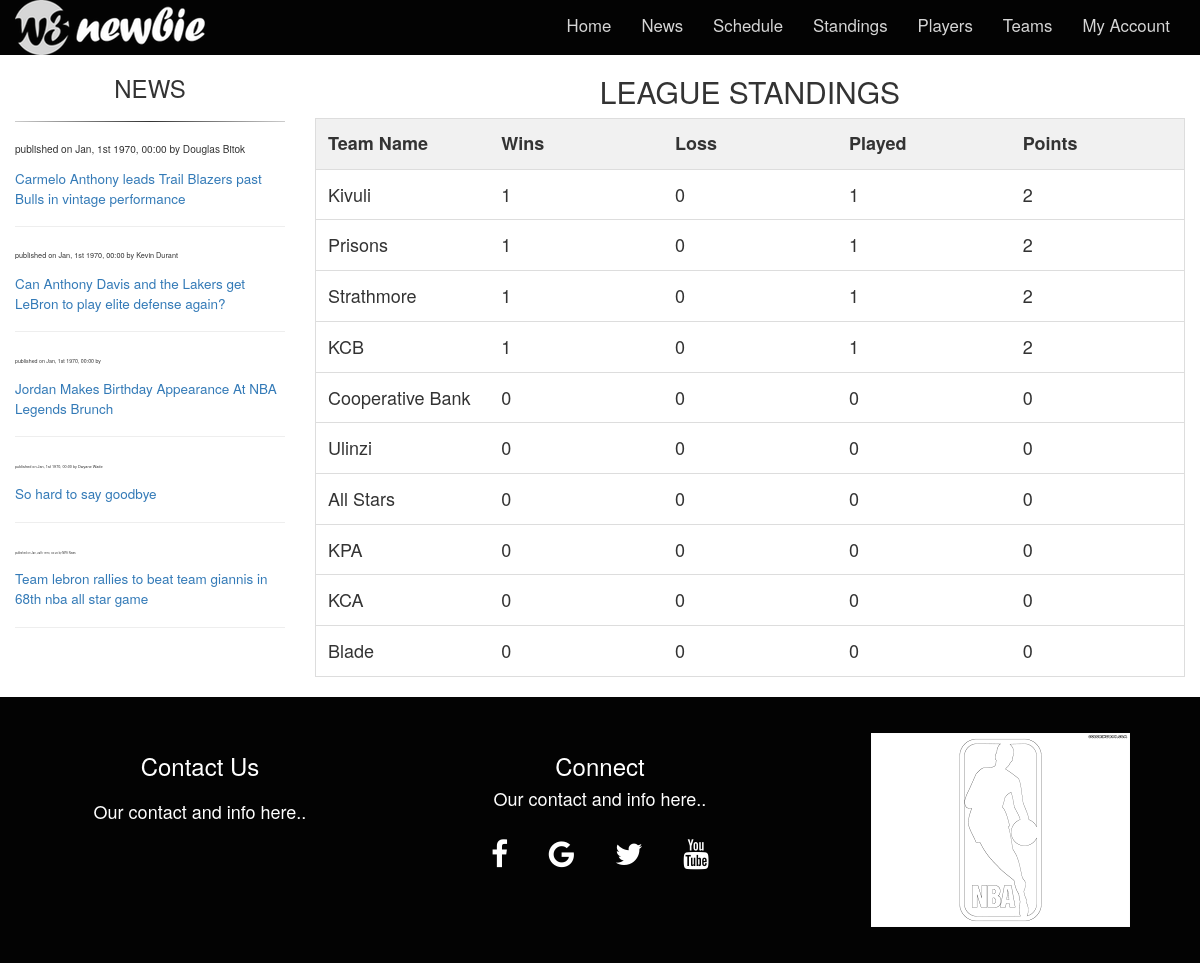
Page /standings.php on the committed database.
### tables this page shows
CREATE TABLE `info_news` (
  `news_id` int(11) NOT NULL,
  `news_title` varchar(255) NOT NULL,
  `news_short_description` text NOT NULL,
  `news_full_content` text NOT NULL,
  `news_author` varchar(120) NOT NULL,
  `news_published_on` int(46) NOT NULL
);

CREATE TABLE `standings` (
  `standingId` int(11) NOT NULL,
  `teamId` int(11) NOT NULL,
  `win` int(11) NOT NULL,
  `loss` int(11) NOT NULL,
  `played` int(11) NOT NULL,
  `points` int(11) NOT NULL
);

CREATE TABLE `teams` (
  `teamId` int(11) NOT NULL,
  `teamName` varchar(30) NOT NULL,
  `playerId` int(11) NOT NULL,
  `coachId` int(11) NOT NULL,
  `cityId` int(11) NOT NULL
);

### functions.php (called while the page is built, shortened)
<?php
   function fetchNews( $conn )
   {
       $request = $conn->prepare(" SELECT news_id, news_title, news_short_description, news_author, news_published_on FROM info_news ORDER BY `info_news`.`news_id` DESC ");
       return $request->execute() ? $request->fetchAll() : false;
   }

### standings.php (the view, shortened to what this page needs)
<?php
    require_once "connection.php";
?>
<!DOCTYPE html>
<html>
<head>
  <link rel="stylesheet" href="https://maxcdn.bootstrapcdn.com/bootstrap/3.3.7/css/bootstrap.min.css">
  <link rel="stylesheet" href="https://cdnjs.cloudflare.com/ajax/libs/font-awesome/4.7.0/css/font-awesome.min.css">
  <link rel="stylesheet" type="text/css" href="css.css">
</head>
<body>
<nav class="navbar navbar-inverse">
      <div class="container-fluid">
        <div class="navbar-header">
          <a href="#" class="navbar-nav navbar navbar-right"><img src="img/w3newbie.png"></a>
        </div>
        <div class="collapse navbar-collapse" id="myNavbar">
          <ul class="nav navbar-nav navbar-right">
            <li><a href="home.php">Home</a> </li>
            <li><a href="home777.php">News</a> </li>
            <li><a href="example.php">Schedule</a> </li>
            <li> <a href="standings.php">Standings</a></li>
            <li> <a href="players.php">Players</a></li>
            <li> <a href="teams.php">Teams</a></li>
             <li> <a href="form.php">My Account</a></li>
          </ul>
        </div>
      </div>
   </nav>
<div class="container-fluid">
  <div class="row content">
    <div class="col-sm-3 sidenav">
      <h3 align="center">NEWS</h3><hr class="style-one">
  <div class="welcome">
    <p><small><em></em><small/></p>
  </div>
  <div class="news-box">
    <div class="news">
      <?php
       include_once "functions.php";
          $dbh = connect_to_db();
          $news = fetchNews($dbh);
      ?>
      <?php if ( $news && !empty($news) ) :?>
      <?php foreach ($news as $key =>$article) :?>
       <span>published on <?= date("M, jS  Y, H:i", $article->news_published_on) ?> by <?= stripslashes($article->news_author) ?></span>
      <h4><small><a href="read-news777.php?newsid=<?= $article->news_id ?>"><?= stripslashes($article->news_title) ?></a><small/></h4>
      <hr>
    <?php endforeach ?>
     <?php endif?>
    </div>
  </div>
    </div>
    <div class="col-sm-9">
<h2 align="center">LEAGUE STANDINGS</h2>
<table id="myTable">
  <tr class="header">
    <th style="width:20%;">Team Name</th>
    <th style="width:20%;">Wins</th>
    <th style="width:20%;">Loss</th>
    <th style="width:20%;">Played</th>
    <th style="width:20%;">Points</th>
    </tr>
  <?php
$select_qry="SELECT teamName, win, loss, played, points FROM `standings` INNER JOIN `teams` ON `standings`.`teamId`=`teams`.`teamId` ORDER BY `points` DESC";
$results=$conn->query($select_qry);
if ($results->num_rows>0){
  while ($row=$results->fetch_assoc()) {
 ?>
  <tr>
  <td align="center" scope="row"><?php echo $row["teamName"]; ?></td>
  <td align="center" scope="row"><?php echo $row["win"]; ?></td>
  <td align="center" scope="row"><?php echo $row["loss"]; ?></td>
  <td align="center" scope="row"><?php echo $row["played"]; ?></td>
  <td align="center" scope="row"><?php echo $row["points"]; ?></td>
 </tr>
 <?php
 }
}else {
  echo "0 results";
 }
    ?>
</table>
        </div>
      </div>
    </div>
<br>
<footer class="container-fluid text-center">
    <div class="row">
        <div class="col-sm-4">
            <h3>Contact Us</h3>
            <br>
            <h4>Our contact and info here..</h4>
        </div>
        <div class="col-sm-4">
            <h3>Connect</h3>
            <h4>Our contact and info here..</h4>
            <a href="https://www.facebook.com/groups/124331260980496/" class="fa fa-facebook"></a>
            <a href="#" class="fa fa-google"></a>
            <a href="https://twitter.com/kbf_basketball?lang=en" class="fa fa-twitter"></a>
            <a href="https://www.youtube.com/channel/UCCvQoPZ-ogSkvPEvMKM3bPw" class="fa fa-youtube"></a>
        </div>
        <div class="col-sm-4">
            <img src="img/nbalogo.png" class="icon">
        </div>
    </div>
</footer>
</body>
</html>

### css.css (style rules this page uses)
.navbar { margin-bottom: 0; border-radius: 0; background-color: #030303; color: #FFF padding: 1% 0; font-size: 1.2em; border:0; }
.navbar-inverse .navbar-nav li a { color: #D5D5D5; }

### standings.php (style rules this page uses)
* { box-sizing: border-box; }
.navbar { margin-bottom: 0; border-radius: 0; background-color: #030303; color: #FFF padding: 1% 0; font-size: 1.2em; border:0; }
#myTable { border-collapse: collapse; width: 100%; border: 1px solid #ddd; font-size: 18px; }
#myTable th, #myTable td { text-align: left; padding: 12px; }
#myTable tr { border-bottom: 1px solid #ddd; }
#myTable tr.header, #myTable tr:hover { background-color: #f1f1f1; }
hr.style-one { border: 0; height: 1px; background: #333; background-image: -webkit-linear-gradient(left, #ccc, #333, #ccc); background-image: -moz-linear-gradient(left, #ccc, #333, #ccc); background-image: -ms-linear-gradient(left, #ccc, #333, #ccc); background-image: -o-linear-gradient(left, #ccc, #333, #ccc); }
.fa { padding:20px; font-size: 30px; color: #FFF; }
footer { width: 100%; background-color: #030303; padding: 3%; color: #FFF; }

### rows in the picture
info_news: news_published_on "Jan, 1st 1970, 00:00", news_author "Douglas Bitok", news_title "Carmelo Anthony leads Trail Blazers past Bulls in vintage performance"
info_news: news_published_on "Jan, 1st 1970, 00:00", news_author "Kevin Durant", news_title "Can Anthony Davis and the Lakers get LeBron to play elite defense again?"
info_news: news_published_on "Jan, 1st 1970, 00:00", news_title "Jordan Makes Birthday Appearance At NBA Legends Brunch"
info_news: news_title "So hard to say goodbye"
info_news: news_title "Team lebron rallies to beat team giannis in 68th nba all star game"
standings: teamId.teamName "Kivuli", win "1", loss "0", played "1", points "2"
standings: teamId.teamName "Prisons", win "1", loss "0", played "1", points "2"
standings: teamId.teamName "Strathmore", win "1", loss "0", played "1", points "2"
standings: teamId.teamName "KCB", win "1", loss "0", played "1", points "2"
standings: teamId.teamName "Cooperative Bank", win "0", loss "0", played "0", points "0"
standings: teamId.teamName "Ulinzi", win "0", loss "0", played "0", points "0"
standings: teamId.teamName "All Stars", win "0", loss "0", played "0", points "0"
standings: teamId.teamName "KPA", win "0", loss "0", played "0", points "0"
standings: teamId.teamName "KCA", win "0", loss "0", played "0", points "0"
standings: teamId.teamName "Blade", win "0", loss "0", played "0", points "0"
